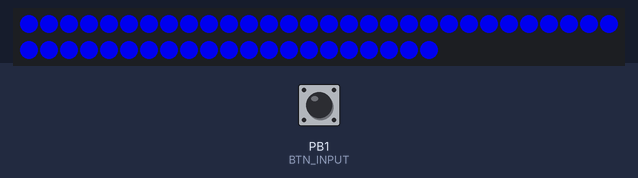
This sketch was run on a simulated ATtiny85, built with avr-gcc and run on an emulated ATtiny85. Parts: 51 RGB LEDs in strip order, left to right, continuing on the next row. The inputs (shaded band) are chosen by the test bench; at power-on: PB1 (BTN_INPUT) HIGH.

Above: at 0.1 s.
1.3 s: PB1 (BTN_INPUT) pulled LOW for 0.15 s
At 1.61 s:
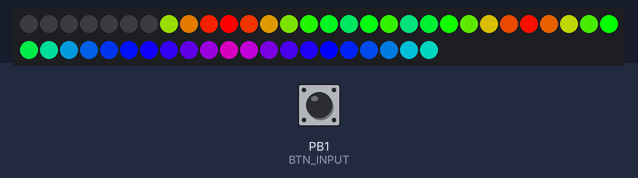
2.0 s: PB1 (BTN_INPUT) pulled LOW for 1 s
At 2.0 s:
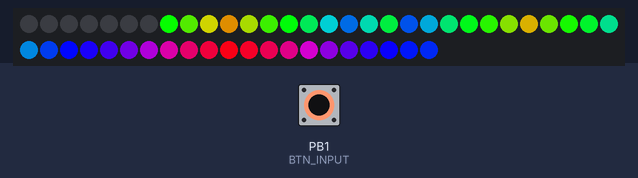
3.6 s: PB1 (BTN_INPUT) pulled LOW for 0.15 s
At 4.2 s:
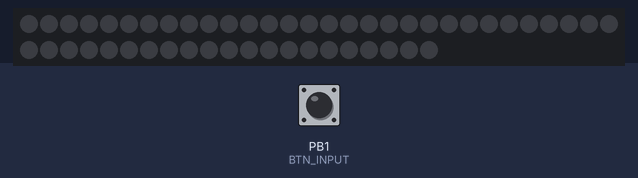
6.7 s: PB1 (BTN_INPUT) pulled LOW for 3.2 s
At 10.35 s:
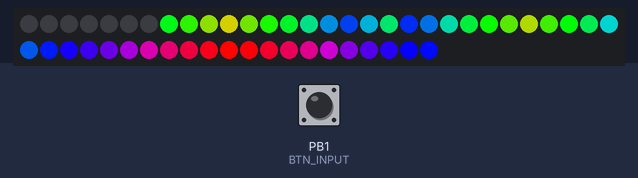
10.5 s: PB1 (BTN_INPUT) pulsed LOW 5 times (0.12 s each, 0.3 s apart)
At 10.56 s:
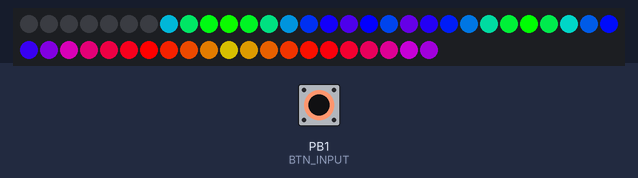
14.3 s: PB1 (BTN_INPUT) pulled LOW for 0.15 s
At 19.96 s:
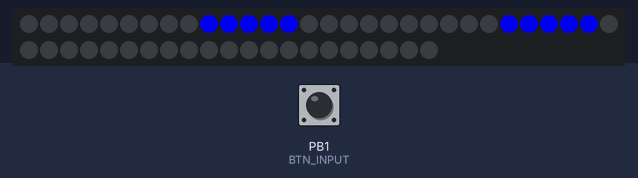
Timing chart, 0 to 21.1 s (numbered marks = the images above; inputs shaded):
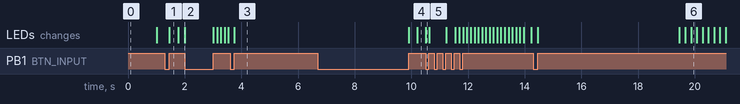

Measured:
- after the input at 1.3 s, the LEDs: change after 0.16 s (image 1)
- after the input at 3.6 s, the LEDs: change after 0.16 s (image 3)
- after the input at 6.7 s, the LEDs: first change after 3.2 s (image 4 shows a later state)
- after the input at 14.3 s, the LEDs: first change after 0.16 s (image 6 shows a later state)

The sketch:

InLoveWithFireGeneralprobe1.ino
```cpp
// Button hängt zwischen PB1 und PB2,
// LEDs an PB0.


#include <Adafruit_NeoPixel.h>
#ifdef __AVR__
#include <avr/power.h>
#endif

#define PIN 0

#define BTN_INPUT 1
#define BTN_GND 2

volatile int mode = -1;//0 macht alles aus... 1-4 sind die Programme

boolean BACK_TO_MAIN = false;

Adafruit_NeoPixel strip = Adafruit_NeoPixel(51, PIN, NEO_GRB + NEO_KHZ800);

#define DELAY_PGM1 10
#define DELAY_PGM2 130
#define DELAY_PGM3 200
#define DELAY_FLASH_PGM4 110


//Etage
//(ganz unten) A 24,25,26,27,28   9,10,11,12,13
//B 21,22,23,29,30,31,  8,14,15,16,18,19
//C 17,20,32,33,51,50
//D 34,35,49,48
//E 37,38,47,46
//F 39,40,45,44
//G 41,42,43

//rainbow für etagen
//rot,orange,gelb,grün,blau,indogo,violett

//das sind die Nummern der LEDs von unten nach oben - natürliche Zähleweise von 1 an
int lednumbers[] = {11, 26, 10, 12, 25, 27, 9, 13, 24, 28, 8, 14, 23, 29, 19, 15, 22, 30, 18, 16, 21, 31, 17, 20, 32, 51, 50, 33, 49, 34, 48, 35, 47, 36, 46, 37, 45, 38, 44, 39, 43, 40, 42, 41};

//das sind die Anzahlen der LEDs pro Layer (eine Reihe)
int lengths[] = {2, 4, 4, 4, 4, 4, 2, 2, 2, 2, 2, 2, 2, 2, 2, 2, 2};

//das sind die Anzahlen der LEDs pro Etage für den Regenbogen(mehrere Reihen möglich)
int length_etagen[] = {10, 12, 6, 4, 4, 4, 3};

void layerByLayer()
{
  int lednumbers_idx = 0;

  for (int i = 0; i < (sizeof(lengths) / sizeof(int)); i++)
  {
    for (int j = 0; j < lengths[i]; j++)
    {
      strip.setPixelColor(lednumbers[lednumbers_idx + j], strip.Color(0, 0, 200));
    }
    strip.show();
    lednumbers_idx += lengths[i];
  }
}


void setup()
{
  clock_prescale_set(clock_div_1);
  pinMode(BTN_GND, OUTPUT);
  digitalWrite(BTN_GND, LOW);

  pinMode(BTN_INPUT, INPUT_PULLUP);

  GIMSK = 0b00100000;    // turns on pin change interrupts
  PCMSK = 0b00000010;   // turn on interrupt on PB1
  sei();                 // enables interrupts

  strip.begin();
  strip.show(); // Initialize all pixels to 'off'
}


void loop() {
  if (BACK_TO_MAIN)
  {
    BACK_TO_MAIN = false;
  }
  if (mode == -1)
  {
    pgm0();
    mode = 0;
  }
  else if (mode == 1)
  {
    pgm1();
  }
  else if (mode == 2)
  {
    pgm2();
  }
  else if (mode == 3)
  {
    pgm3();
  }
  else if (mode == 4)
  {
    pgm4();
  }
  else
  {
    //alles aus
    for (uint16_t i = 0; i < strip.numPixels(); i++) {
      strip.setPixelColor(i, strip.Color(0, 0, 0));
    }
    strip.show();
  }
}


void pgm0()
{
  //alle an
  for (uint16_t i = 0; i < strip.numPixels(); i++) {
    strip.setPixelColor(i, strip.Color(0, 0, 200));
  }
  strip.show();
  delay(1000);//warte 1 Sekunde (1000 Millisekunden)

  //alle aus
  for (uint16_t i = 0; i < strip.numPixels(); i++) {
    strip.setPixelColor(i, strip.Color(0, 0, 0));
  }
  strip.show();
}

void pgm1()
{
  //1-7 aus
  for (int i = 0; i < 7; i++) {
    strip.setPixelColor(i, strip.Color(0, 0, 0));
  }
  strip.show();
  //rainbow breathing (heller und dunkler)
  rainbowCycle(DELAY_PGM1);
  if (BACK_TO_MAIN)
  {
    return;
  }
}

void pgm2()
{
  //8-31 dauernd an
  for (int i = 7; i < 31; i++)
  {
    strip.setPixelColor(i, strip.Color(0, 0, 200));
  }
  strip.show();
  if (BACK_TO_MAIN)
  {
    return;
  }

  //7 orange, dann wird 7 blau, dafür 6 orange... das läuft hoch: 7,6,5,4,3,2,1, [32,51], [33,50], [34,49],[35,48],[36,47],[37,46],[38,45][39,44],[40,43],[41,42]
  for (int i = 6; i > -1; i--)
  {
    for (int j = 0; j < 7; j++)
    {
      if (i == j)
      {
        strip.setPixelColor(j, strip.Color(255, 105, 0)); //orange
      }
      else if (i < j)
      {
        strip.setPixelColor(j, strip.Color(0, 0, 200)); //blue
      }
      else
      {
        strip.setPixelColor(j, strip.Color(0, 0, 0)); //off
      }
    }
    if (BACK_TO_MAIN)
    {
      return;
    }
    strip.show();
    delay(DELAY_PGM2);
  }

  //special leds blau
  for (int i = 0; i < 7; i++)
  {
    strip.setPixelColor(i, strip.Color(0, 0, 200)); //blau
  }


  //oberteil:
  for (int idx = 24; idx < (sizeof(lednumbers) / sizeof(int)); idx += 2)
  {
    strip.setPixelColor(lednumbers[idx] - 1, strip.Color(255, 105, 0)); //orange
    strip.setPixelColor(lednumbers[idx + 1] - 1, strip.Color(255, 105, 0)); //orange

    if (idx > 24)
    {
      strip.setPixelColor(lednumbers[idx - 1] - 1, strip.Color(0, 0, 200)); //blue
      strip.setPixelColor(lednumbers[idx - 2] - 1, strip.Color(0, 0, 200)); //blue
    }
    if (BACK_TO_MAIN)
    {
      return;
    }
    strip.show();
    delay(DELAY_PGM2);
  }

  //dann ist man oben angekommen und nun geht es zurück. orange und aus

  for (int idx = (sizeof(lednumbers) / sizeof(int) - 1); idx >= 24; idx -= 2)
  {
    strip.setPixelColor(lednumbers[idx] - 1, strip.Color(255, 105, 0)); //orange
    strip.setPixelColor(lednumbers[idx - 1] - 1, strip.Color(255, 105, 0)); //orange

    if (idx < (sizeof(lednumbers) / sizeof(int)) - 1 )
    {
      strip.setPixelColor(lednumbers[idx + 1] - 1, strip.Color(0, 0, 0)); //off
      strip.setPixelColor(lednumbers[idx + 2] - 1, strip.Color(0, 0, 0)); //off
    }
    if (BACK_TO_MAIN)
    {
      return;
    }
    strip.show();
    delay(DELAY_PGM2);
  }
  //untersten beiden LEDs vom Oberteil ausschalten
  strip.setPixelColor(lednumbers[25] - 1, strip.Color(0, 0, 0)); //off
  strip.setPixelColor(lednumbers[24] - 1, strip.Color(0, 0, 0)); //off


  for (int i = 0; i < 7; i++)
  {
    strip.setPixelColor(i, strip.Color(255, 105, 0)); //orange
    if (i > 0)
    {
      strip.setPixelColor(i - 1, strip.Color(0, 0, 0)); //off
    }
    if (BACK_TO_MAIN)
    {
      return;
    }
    strip.show();
    delay(DELAY_PGM2);
  }
}

void pgm3()
{
  //5 Sekunden alles aus
  for (uint16_t i = 0; i < strip.numPixels(); i++) {
    strip.setPixelColor(i, strip.Color(0, 0, 0));
  }
  strip.show();


  //5 Sekunden warten
  for (int i = 0; i < 20; i++)
  {
    delay(250);
    if (BACK_TO_MAIN)
    {
      return;
    }
  }
  //von unten nach oben innerhalb von 5 Sekunden, dann aus und von vorne starten
  int lednumbers_idx = 0;

  for (int i = 0; i < (sizeof(lengths) / sizeof(int)); i++)
  {
    for (int j = 0; j < lengths[i]; j++)
    {
      strip.setPixelColor(lednumbers[lednumbers_idx + j], strip.Color(0, 0, 200));
    }
    if (BACK_TO_MAIN)
    {
      return;
    }
    strip.show();
    lednumbers_idx += lengths[i];
    delay(DELAY_PGM3);
  }
}

void pgm4()
{
  //programm 2 vom letzten mal (cycling rainbow)
  //und zusätzlich 7-1 orangenen Blitz von unten nach oben
  //dann blitz direkt auf Oberteil weiter
  //und dann weiter Rainbow ohne 7-1

  //den Blitz alle 6 Sekunden machen

  rainbowCycle(1);
  if (BACK_TO_MAIN)
  {
    return;
  }
  //6 Sekunden sind um

  //7 orange, dann 6 orange... das läuft hoch: 7,6,5,4,3,2,1, [32,51], [33,50], [34,49],[35,48],[36,47],[37,46],[38,45][39,44],[40,43],[41,42]
  for (int i = 6; i > -1; i--)
  {
    for (int j = 0; j < 7; j++)
    {
      if (i == j)
      {
        strip.setPixelColor(j, strip.Color(255, 105, 0)); //orange
      }
      else
      {
        strip.setPixelColor(j, strip.Color(0, 0, 0)); //off
      }
    }
    if (BACK_TO_MAIN)
    {
      return;
    }
    strip.show();
    delay(DELAY_FLASH_PGM4);
  }

  //special leds aus
  for (int i = 0; i < 7; i++)
  {
    strip.setPixelColor(i, strip.Color(0, 0, 0)); //aus
  }


  //oberteil:
  for (int idx = 24; idx < (sizeof(lednumbers) / sizeof(int)); idx += 2)
  {
    strip.setPixelColor(lednumbers[idx] - 1, strip.Color(255, 105, 0)); //orange
    strip.setPixelColor(lednumbers[idx + 1] - 1, strip.Color(255, 105, 0)); //orange

    if (idx > 24)
    {
      strip.setPixelColor(lednumbers[idx - 1] - 1, strip.Color(0, 0, 0)); //aus
      strip.setPixelColor(lednumbers[idx - 2] - 1, strip.Color(0, 0, 0)); //aus
    }
    if (BACK_TO_MAIN)
    {
      return;
    }
    strip.show();
    delay(DELAY_FLASH_PGM4);
  }
}


// Input a value 0 to 255 to get a color value.
// The colours are a transition r - g - b - back to r.
uint32_t Wheel(byte WheelPos) {
  WheelPos = 255 - WheelPos;
  if (WheelPos < 85) {
    return strip.Color(255 - WheelPos * 3, 0, WheelPos * 3);
  }
  if (WheelPos < 170) {
    WheelPos -= 85;
    return strip.Color(0, WheelPos * 3, 255 - WheelPos * 3);
  }
  WheelPos -= 170;
  return strip.Color(WheelPos * 3, 255 - WheelPos * 3, 0);
}


// Slightly different, this makes the rainbow equally distributed throughout
void rainbowCycle(uint8_t wait) {
  uint16_t i, j;

  for (j = 0; j < 256 * 5; j++) { // 5 cycles of all colors on wheel
    for (i = 0; i < strip.numPixels() - 7; i++) {
      strip.setPixelColor(lednumbers[i] - 1, Wheel(((i * 256 / strip.numPixels()) + j) & 255));
      if (BACK_TO_MAIN)
      {
        return;
      }
    }
    strip.show();
    delay(wait);
    if (BACK_TO_MAIN)
    {
      return;
    }
  }
}


//variables to keep track of the timing of recent interrupts
volatile unsigned long button_time = 0;
volatile unsigned long last_button_time = 0;
//pin change interrupt was activated in setup()
ISR(PCINT0_vect)
{
  button_time = millis();

  if (button_time - last_button_time > 250)
  {

    int state = digitalRead(BTN_INPUT);
    if (state == LOW)
    {
      while (digitalRead(BTN_INPUT) == LOW)
      {
        //debounce
      }

      mode++;
      if (mode > 4)
      {
        mode = 0;
      }

      last_button_time = button_time;
      BACK_TO_MAIN = true;
    }
  }
}
```
